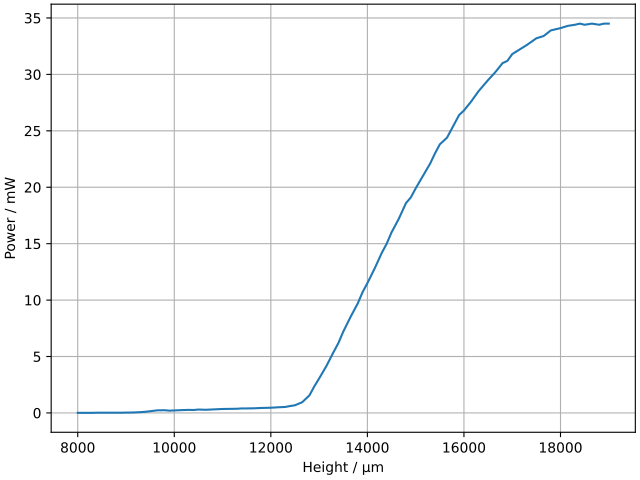

Write Python code to recreate this figure.
import numpy as np
import matplotlib.pyplot as plt


x,A =np.genfromtxt("spot_size_x.txt",unpack=True)

fig, ax = plt.subplots(layout="constrained")
ax.plot(x, A)
ax.set_ylabel("Power / mW")
ax.set_xlabel("Height / µm")
ax.grid()
fig.savefig("spot_size_x.pdf")
